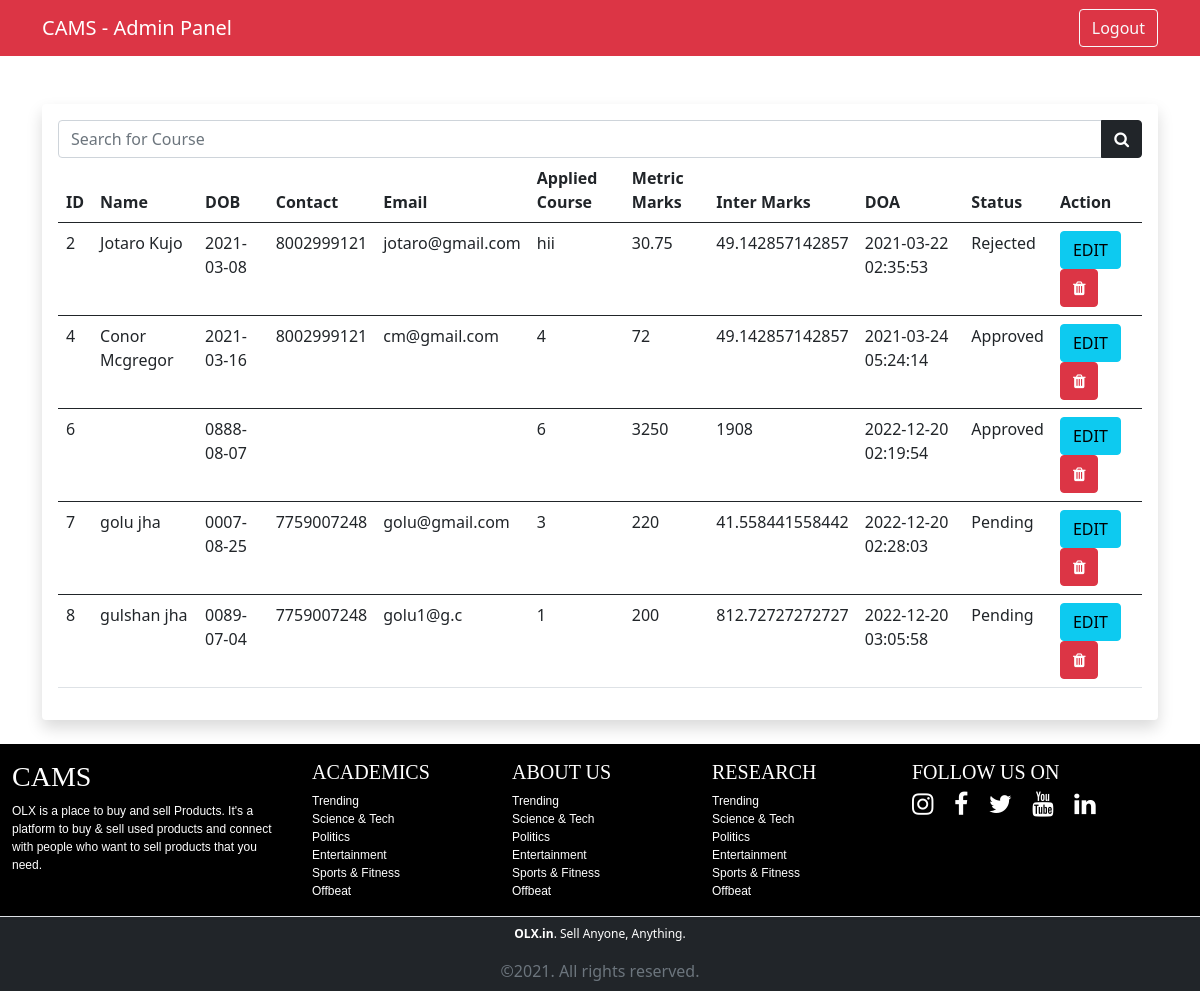
The page /admin/s_app.php (signed in) on the database its author committed.
### tables this page shows
CREATE TABLE `student_apply` (
  `s_id` int(11) NOT NULL,
  `user_id` int(11) NOT NULL,
  `s_f_name` varchar(100) NOT NULL,
  `s_l_name` varchar(100) NOT NULL,
  `father_name` varchar(100) NOT NULL,
  `mother_name` varchar(100) NOT NULL,
  `s_contact` varchar(50) NOT NULL,
  `s_email` varchar(100) NOT NULL,
  `s_dob` varchar(100) NOT NULL,
  `s_address` varchar(255) NOT NULL,
  `s_course` varchar(100) NOT NULL,
  `metric_marks` int(11) NOT NULL,
  `metric_fullmarks` int(11) NOT NULL,
  `inter_marks` int(11) NOT NULL,
  `inter_fullmarks` int(11) NOT NULL,
  `date_of_apply` timestamp NOT NULL DEFAULT current_timestamp(),
  `form_status` tinyint(4) NOT NULL
);

### include/config.php (called while the page is built, shortened)
<?php
    class Work{
        private $host = "localhost";
        private $username = "root";
        private $password = "";
        private $database = "cams";
        private $connect;
        public function __construct(){
            $this->connect = new mysqli($this->host, $this->username, $this->password, $this->database);
            if(mysqli_connect_error()){
                trigger_error("Databse Connection Failed".mysqli_connect_error());
            }
            else{
                return $this->connect;
            }
        }
        public function select($query){
            $run = $this->connect->query($query);
            $array = [];
            if($run->num_rows > 0){
                while($row = $run->fetch_assoc()){
                    $array[] = $row;
                }
                return $array;
            }
            else{
                echo "No records found";
                return $array;
            }
        }
    }
    $cams = new Work();
?>

### admin/s_app.php (the view, shortened to what this page needs)
<?php include "../include/config.php";
?>
<!DOCTYPE html>
<html lang="en">
<head>
<link href="https://cdn.jsdelivr.net/npm/bootstrap@5.0.0-beta2/dist/css/bootstrap.min.css" rel="stylesheet">
<link rel="stylesheet" href="https://cdnjs.cloudflare.com/ajax/libs/font-awesome/4.7.0/css/font-awesome.min.css">
<link rel="stylesheet" href="https://cdn.jsdelivr.net/npm/bootstrap-icons@1.4.0/font/bootstrap-icons.css">
</head>
<body>
<nav class="navbar navbar-expand-lg navbar-dark bg-danger">
    <div class="container">
    <a href="" class="navbar-brand">CAMS - Admin Panel</a>
        <ul class="navbar-nav ms-auto">
            <li class="nav-item"><a href="admin_logout.php" class="btn btn-outline-light">Logout</a></li>
        </ul>
    </div>
    </nav>
<div class="container mt-5">
        <div class="card border-0 shadow">
            <div class="card-body">
            <form action="" method="get">
                <div class="input-group">
                    <input type="search" name="app_search" placeholder="Search for Course" class="form-control">
                    <button class="btn btn-dark" name="find"><i class="fa fa-search"></i></button>
                </div>
            </form>
                <table class="table">
                    <thead>
                        <tr>
                            <th>ID</th>
                            <th>Name</th>
                            <th>DOB</th>
                            <th>Contact</th>
                            <th>Email</th>
                            <th>Applied Course</th>
                            <th>Metric Marks</th>
                            <th>Inter Marks</th>
                            <th>DOA</th>
                            <th>Status</th>
                            <th>Action</th>
                        </tr>
                    </thead>
                    <?php
                    if(isset($_GET['app_search'])):
                        $search = $_GET['app_search'];
                        $app = $cams->select("SELECT * FROM student_apply WHERE student_apply.s_f_name LIKE '%$search%'");
                    else:
                        $app = $cams->select("SELECT * FROM student_apply");
                    endif;
                        foreach($app as $r): ?>
                        <tbody>
                            <tr>
                                <td><?= $r['s_id'];?></td>
                                <td><?= $r['s_f_name'];?> <?= $r['s_l_name'];?></td>
                                <td><?= $r['s_dob'];?></td>
                                <td><?= $r['s_contact'];?></td>
                                <td><?= $r['s_email'];?></td>
                                <td><?= $r['s_course'];?></td>
                                <td>
                                    <?php
                                      echo  $total =  ($r['metric_marks'] / $r['metric_fullmarks']) * 100;
                                    ?>
                                </td>
                                <td>
                                <?php
                                      echo  $total =  ($r['inter_marks'] / $r['inter_fullmarks']) * 100;
                                    ?>
                                </td>
                                <td><?= $r['date_of_apply'];?></td>
                                <td> <?php
                                    if($r['form_status'] == 0):
                                        echo "Pending";
                                        elseif($r['form_status'] == 1):
                                            echo "Approved";
                                        else:
                                            echo "Rejected";
                                        endif;
                                ?>
                                </td>
                                <td>
                                    <a href="update_app.php?id=<?= $r['s_id']; ?>" class="btn btn-info">EDIT</a>
                                    <a href="" class="btn btn-danger"><i class="fa fa-trash"></i></a>
                                </td>
                            </tr>
                        </tbody>
                        <?php endforeach;  ?>
                </table>
            </div>
        </div>
    </div>
</body>
</html>
<?php include "../include/footer.php"; ?>

### rows shown on the page
student_apply: s_id "2", s_f_name "Jotaro", s_l_name "Kujo", s_dob "2021-03-08", s_contact "8002999121", s_email "jotaro@gmail.com", s_course "hii", $total =  ($r['metric_marks'] / $r['metric_fullmarks']) * 100 "30.75", $total =  ($r['inter_marks'] / $r['inter_fullmarks']) * 100 "49.142857142857", date_of_apply "2021-03-22 02:35:53", form_status "Rejected"
student_apply: s_id "4", s_f_name "Conor", s_l_name "Mcgregor", s_dob "2021-03-16", s_contact "8002999121", s_email "cm@gmail.com", s_course "4", $total =  ($r['metric_marks'] / $r['metric_fullmarks']) * 100 "72", $total =  ($r['inter_marks'] / $r['inter_fullmarks']) * 100 "49.142857142857", date_of_apply "2021-03-24 05:24:14", form_status "Approved"
student_apply: s_id "6", s_dob "0888-08-07", s_course "6", $total =  ($r['metric_marks'] / $r['metric_fullmarks']) * 100 "3250", $total =  ($r['inter_marks'] / $r['inter_fullmarks']) * 100 "1908", date_of_apply "2022-12-20 02:19:54", form_status "Approved"
student_apply: s_id "7", s_f_name "golu", s_l_name "jha", s_dob "0007-08-25", s_contact "7759007248", s_email "golu@gmail.com", s_course "3", $total =  ($r['metric_marks'] / $r['metric_fullmarks']) * 100 "220", $total =  ($r['inter_marks'] / $r['inter_fullmarks']) * 100 "41.558441558442", date_of_apply "2022-12-20 02:28:03", form_status "Pending"
student_apply: s_id "8", s_f_name "gulshan", s_l_name "jha", s_dob "0089-07-04", s_contact "7759007248", s_email "golu1@g.c", s_course "1", $total =  ($r['metric_marks'] / $r['metric_fullmarks']) * 100 "200", $total =  ($r['inter_marks'] / $r['inter_fullmarks']) * 100 "812.72727272727", date_of_apply "2022-12-20 03:05:58", form_status "Pending"
